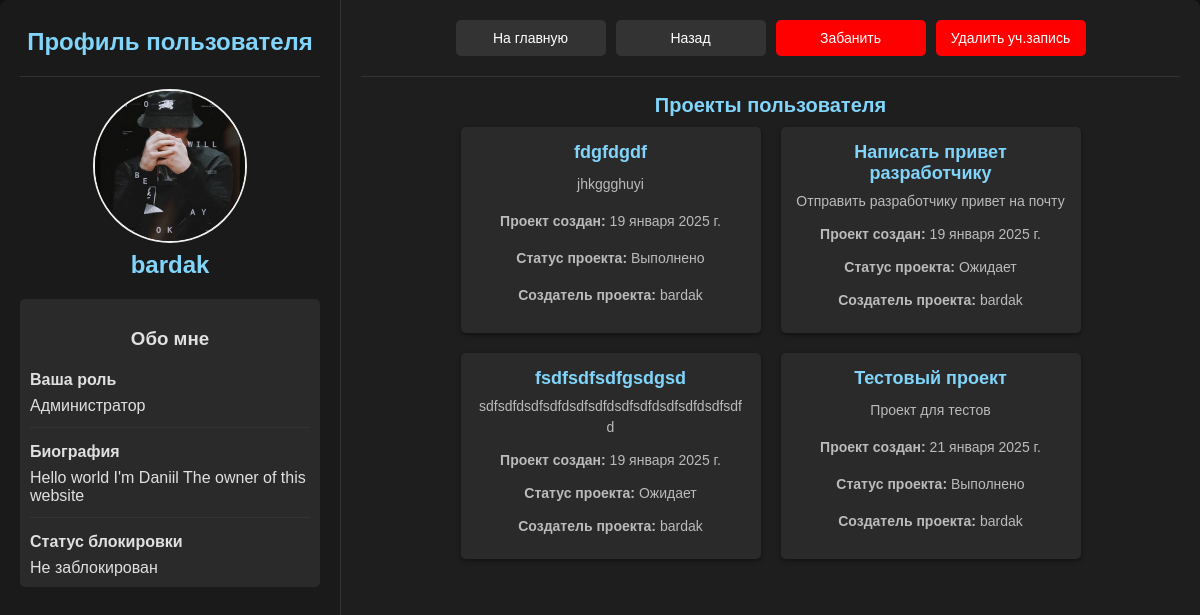
The page /admin_panel/1/ (signed in) on the database its author committed.
### scp/models.py (models this page shows, shortened)
class Profile(models.Model):
    puser = models.OneToOneField(User, on_delete=models.CASCADE, related_name='profile', unique=True)
    bio = models.TextField(blank=True, null=True)
    avatar = models.ImageField(upload_to='./profile_avatars/', blank=True, null=True)
    role = models.CharField(max_length=50, blank=True, choices=Role.ROLE_CHOICES, default='Исполнитель')
    account = models.BooleanField(default=False)  # Это поле отвечает за статус пользователя
    contacts = models.TextField(default='Контакты не указаны')
    status = models.CharField(max_length=50, choices=Status.BLACKLIST_CHOICES, default='Не заблокирован')

class Project(models.Model):
    title = models.CharField(max_length=100, verbose_name='Название проекта')
    description = models.TextField(verbose_name='Описание проекта')
    code = models.TextField(verbose_name="Код",blank=True, null=True)
    language = models.CharField(max_length=50, choices=Language.LANGUAGE_CHOICES, verbose_name='Язык программирования',default='Не указан')
    status = models.CharField(max_length=50,choices=Status.STATUS_CHOICES, verbose_name="Статус",default='Ожидает')
    owner = models.ForeignKey(User, on_delete=models.CASCADE,related_name='p_owner')
    participants = models.ManyToManyField(User, blank=True, related_name='p_participants')
    created_at = models.DateField(auto_now_add=True)
    complexity = models.CharField(max_length=100 ,choices=Status.PRIORITY_CHOICES, verbose_name="Сложность", default='Не указан')

### scp/views.py (the view)
# urls.py: path('admin_panel/<int:user_id>/', views.admin_panel, name='admin_panel'), # Панель администратора
@login_required
def admin_panel(request, user_id):
    profiles = get_object_or_404(Profile, puser = user_id)
    projects = Project.objects.filter(owner = user_id)
    return render(request, 'scp/admin_panel.html', {'profile':profiles, 'projects':projects})

### scp/templates/scp/admin_panel.html (shortened to what this page needs)
{% load static %}
<!DOCTYPE html>
<html lang="ru">
<head>
    <link href="{% static 'scp/css/profile.css' %}" rel="stylesheet"/>
</head>
<body>
    <div class="container">
        <div class="left-container">
            <h1>Профиль пользователя</h1>
            <hr>
            {% if profile.avatar %}
                <div class="avatar-container">
                    <img src="{{ profile.avatar.url }}" alt="Profile Image" class="avatar"/>
                </div>
            {% else %}
                <p class="no-avatar">Нет загруженной аватарки.</p>
            {% endif %}
            <h1>{{ profile.puser }}</h1>
            <div class="profile-info">
                <h3>Обо мне</h3>
                <p><strong>Ваша роль</strong></p>
                {{ profile.role }}
                <hr>
                <p><strong>Биография</strong></p>
                {{ profile.bio }}
                <hr>
                <p><strong>Статус блокировки</strong></p>
                {{ profile.status }}
            </div>
        </div>
        <div class="right-container">
            <div class="button-form">
                <form method="post" action="{% url 'home' %}">
                    <button type="submit">На главную</button>
                </form>
                <button onclick="history.back()">Назад</button>
                {% if request.user != profile.puser %}
                    {% if profile.status == "Не заблокирован" %}
                        <form method="post" action="{% url 'ban_user' profile.puser.id%}">
                            <button type="submit" class="ban">Забанить</button>
                        </form>
                    {% endif %}
                    <a href="{% url 'delete_profile' profile.puser.id%}"><button type="submit" class="ban">Удалить уч.запись</button></a>
                {% endif %}
            </div>
            <hr>
            <div class="title-project">
                <h2>Проекты пользователя</h2>
            </div>
            <div class="projects-container">
                {% for project in projects %}
                    <form method="post" action="{% url 'info_project' project.id %}">
                        <button type="submit" class="project-btn">
                            <h3>{{ project.title }}</h3>
                            <p>{{ project.description }}</p>
                            <p><strong>Проект создан:</strong> {{ project.created_at }}</p>
                            <p><strong>Статус проекта:</strong> {{ project.status }}</p>
                            <p><strong>Создатель проекта:</strong> {{ project.owner }}</p>
                        </button>
                    </form>
                {% empty %}
                    <p class="empty">Проекты отсутствуют</p>
                {% endfor %}
            </div>
        </div>
    </div>
</body>
</html>

### scp/static/scp/css/profile.css (style rules this page uses)
body { margin: 0; font-family: Arial, sans-serif; background-color: #121212; color: #e0e0e0; display: flex; flex-direction: column; height: 105vh; padding: 0; overflow-x: hidden; }
.container { display: flex; flex: 1; width: 100%; background: #1e1e1e; box-shadow: 0 4px 8px rgba(0, 0, 0, 0.4); border-radius: 8px; overflow: hidden; margin: 0 auto; box-sizing: border-box; }
.left-container { flex: 1; max-width: 300px; padding: 20px; background: #1a1a1a; border-right: 1px solid #333; overflow-y: auto; }
.right-container { flex: 2; padding: 20px; background: #1e1e1e; overflow-y: auto; }
h1 { font-size: 24px; margin-top: 8px; margin-bottom: 20px; color: #81d4fa; text-align: center; }
h2 { text-align: center; font-size: 20px; color: #81d4fa; margin-bottom: 10px; }
p { margin: 8px 0; line-height: 1.5; color: #e0e0e0; }
.avatar-container { width: 150px; height: 150px; border-radius: 50%; overflow: hidden; border: 2px solid #f0f0f0; display: flex; justify-content: center; align-items: center; margin: 0 auto; }
.avatar { width: 100%; height: 100%; object-fit: cover; }
.profile-info { align-items: center; margin-top: 5px; background: #2a2a2a; padding: 10px; border-radius: 5px; }
.profile-info p { display: flex; word-wrap: break-word; white-space: pre-wrap; margin: 5px 0; color: #e0e0e0; }
.profile-info h3 { text-align: center; }
.button-form .ban { color: white; background-color: red; }
.button-form { display: flex; flex-wrap: wrap; flex-direction: row; gap: 10px; justify-content: center; margin-bottom: 20px; }
.button-form button { width: 150px; flex: 0 1 auto; padding: 10px 15px; border: none; border-radius: 5px; background-color: #333; color: white; cursor: pointer; font-size: 14px; transition: background 0.3s; text-align: center; align-items: center; }
hr { margin: 12px 0; border: none; border-top: 1px solid #333; }
.projects-container { display: flex; flex-wrap: wrap; gap: 20px; justify-content: center; }
.project-btn { display: grid; flex-wrap: wrap; width: 300px; height: 100%; text-align: center; background: #2a2a2a; padding: 15px; border: none; border-radius: 5px; box-shadow: 0 2px 4px rgba(0, 0, 0, 0.4); transition: background 0.3s; color: #e0e0e0; cursor: pointer; margin-bottom: 10px; }
.project-btn h3 { margin: 0; font-size: 18px; color: #81d4fa; }
.project-btn p { margin: 5px 0; font-size: 14px; color: #bbbbbb; overflow: hidden; word-wrap: break-word; }

### rows shown on the page
Profile: avatar (picture), puser "bardak", role "Администратор", bio "Hello world I'm Daniil The owner of this website", status "Не заблокирован"
Project: title "fdgfdgdf", description "jhkggghuyi", created_at "19 января 2025 г.", status "Выполнено", owner "bardak"
Project: title "Написать привет разработчику", description "Отправить разработчику привет на почту", created_at "19 января 2025 г.", status "Ожидает", owner "bardak"
Project: title "fsdfsdfsdfgsdgsd", description "sdfsdfdsdfsdfdsdfsdfdsdfsdfdsdfsdfdsdfsdfd", created_at "19 января 2025 г.", status "Ожидает", owner "bardak"
Project: title "Тестовый проект", description "Проект для тестов", created_at "21 января 2025 г.", status "Выполнено", owner "bardak"
